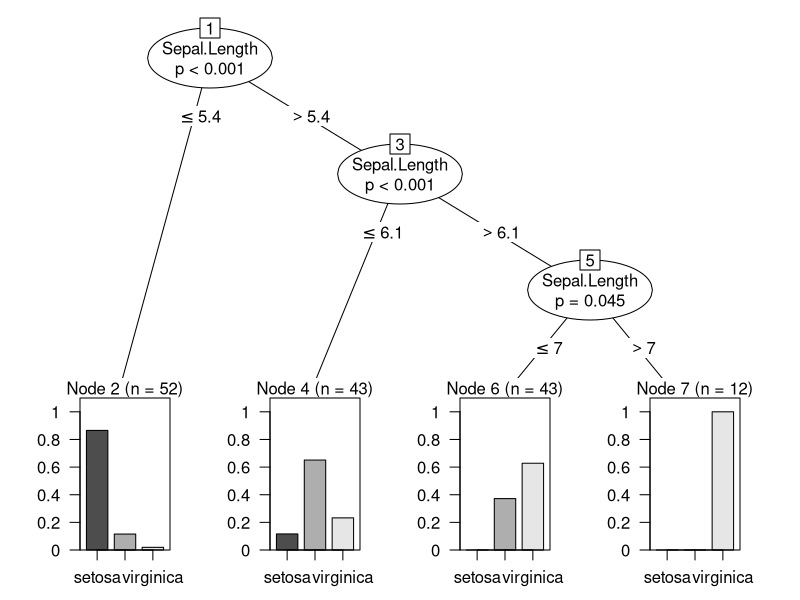
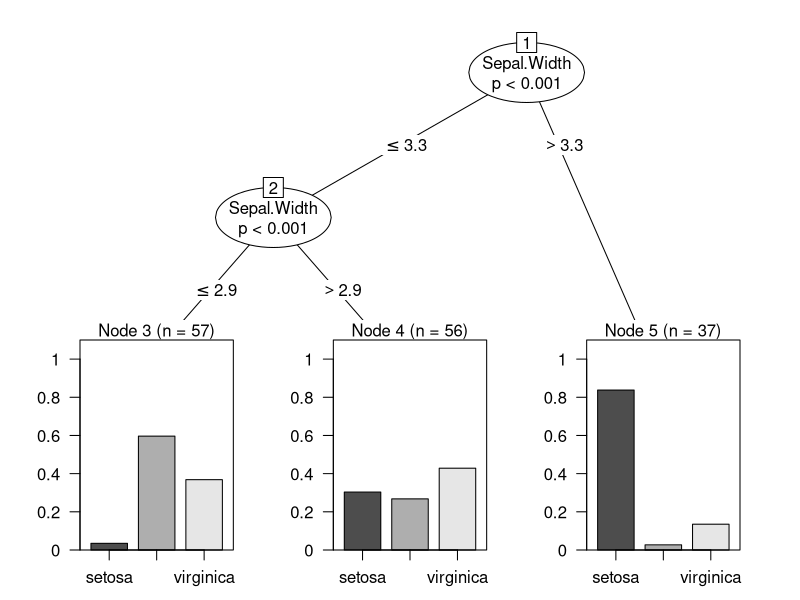
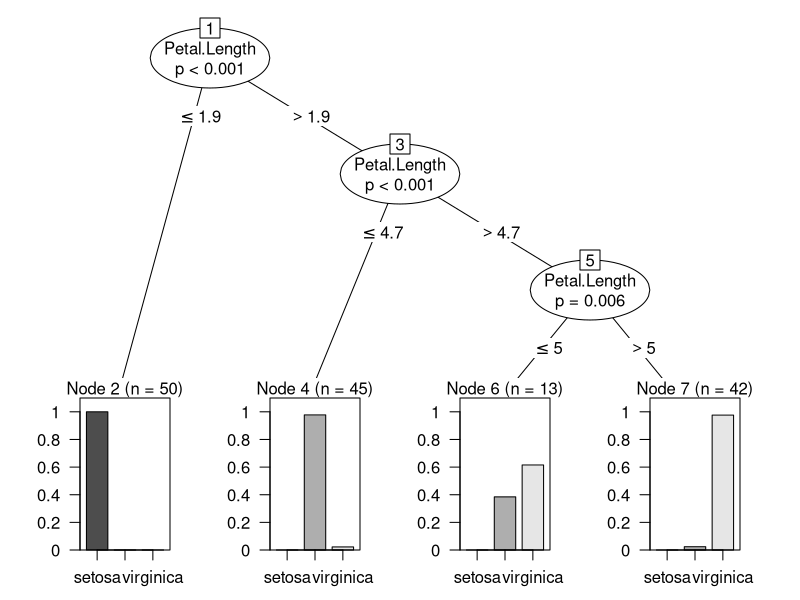
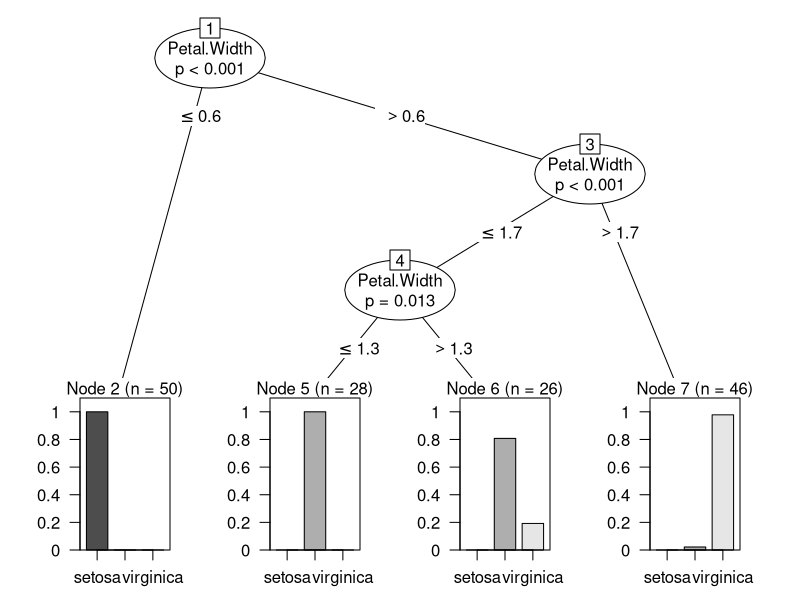
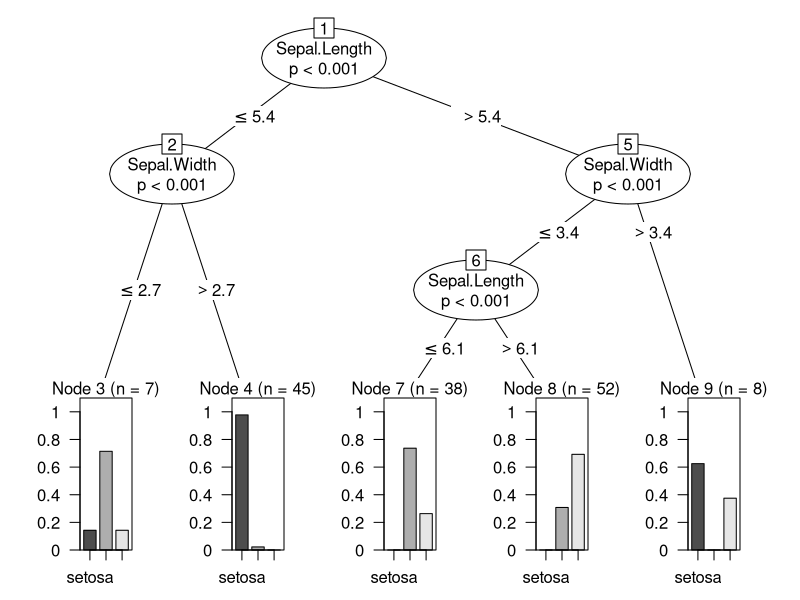
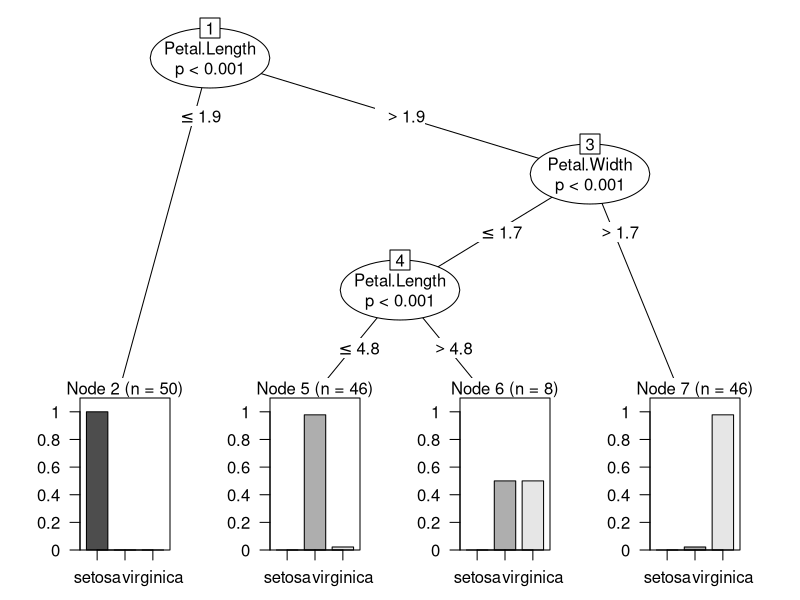
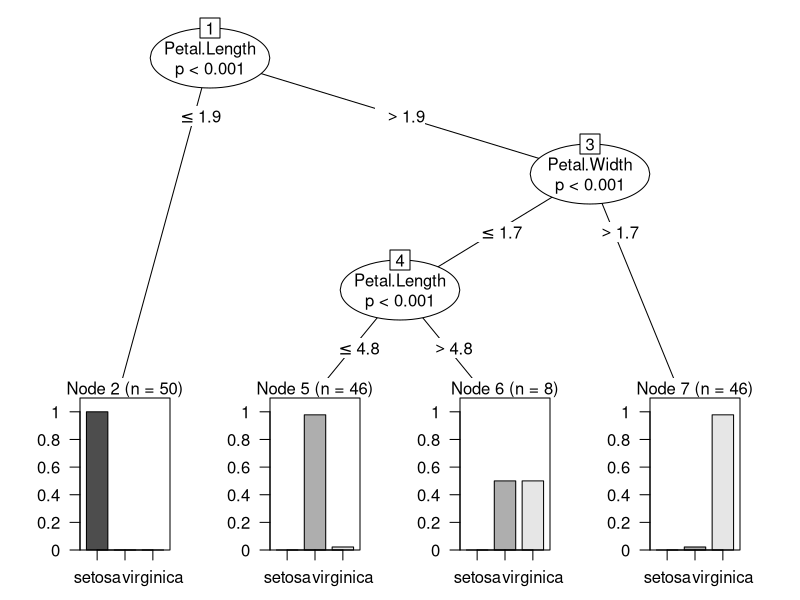

R code for these plots, in order:
## ---- chunk 1
library(tidyverse)
library(party)

knitr::opts_chunk$set(
    connection = "mimic3", # automatically uses this connection in sql chunks 
    comment = "#>", 
    collapse = TRUE, 
    message = FALSE,
    fig.width = 8,
    fig.asp = ((1 + sqrt(5)) / 2) - 1, # the golden ratio - technically, the b proportion of a+b when a is 1
    out.width = "70%",
    fig.align = "center"
)
## ---- chunk 2
base_dir <- here::here("")

#iris$class <- as.factor(iris$class) 

summary(iris)
## ---- chunk 3
tree1 <- ctree(Species ~ Sepal.Length, data = iris)

plot(tree1)
## ---- chunk 4
tree2 <- ctree(Species ~ Sepal.Width, data = iris)

plot(tree2)
## ---- chunk 5
tree3 <- ctree(Species ~ Petal.Length, data = iris)

plot(tree3)
## ---- chunk 6
tree4 <- ctree(Species ~ Petal.Width, data = iris)

plot(tree4)
## ---- chunk 7
tree5 <- ctree(Species ~ Sepal.Length + Sepal.Width, data = iris)

plot(tree5)
## ---- chunk 8
tree6 <- ctree(Species ~ Petal.Length + Petal.Width, data = iris)

plot(tree6)
## ---- chunk 9
tree7 <- ctree(Species ~ Sepal.Length + Sepal.Width + Petal.Length + Petal.Width, data = iris)

plot(tree7)
